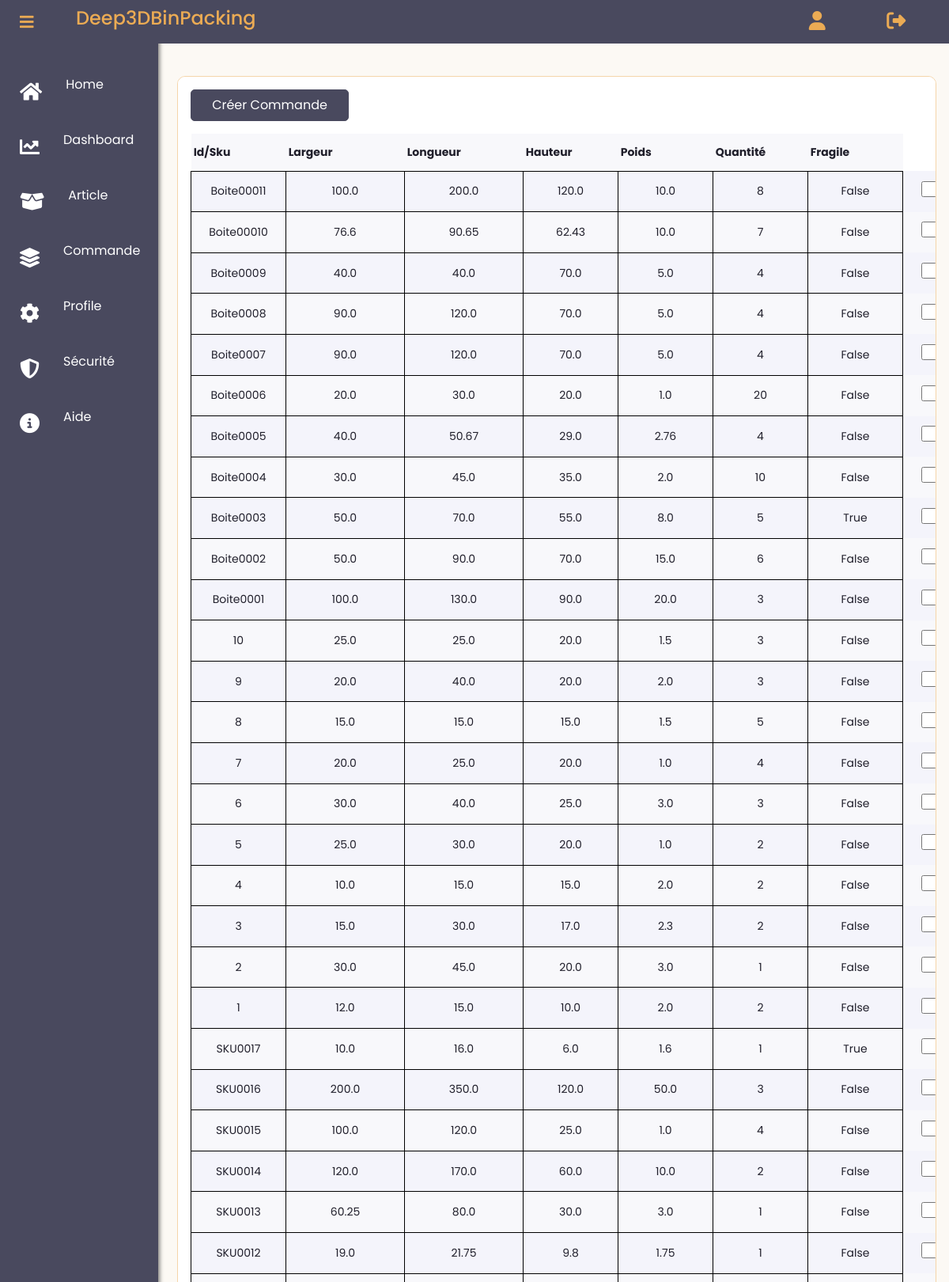
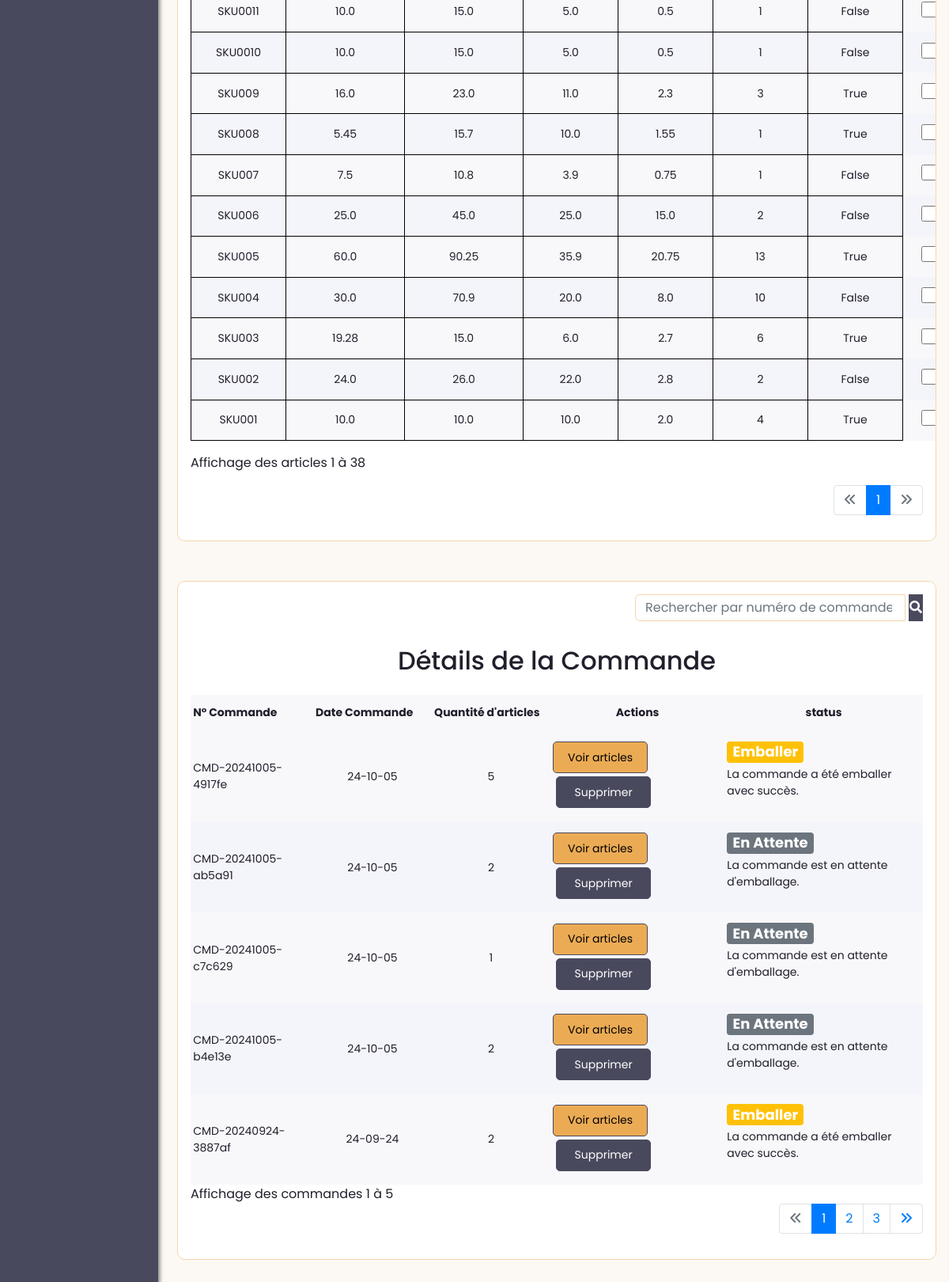
Before: /articles (signed in) with the older database file (2 pictures, top to bottom).
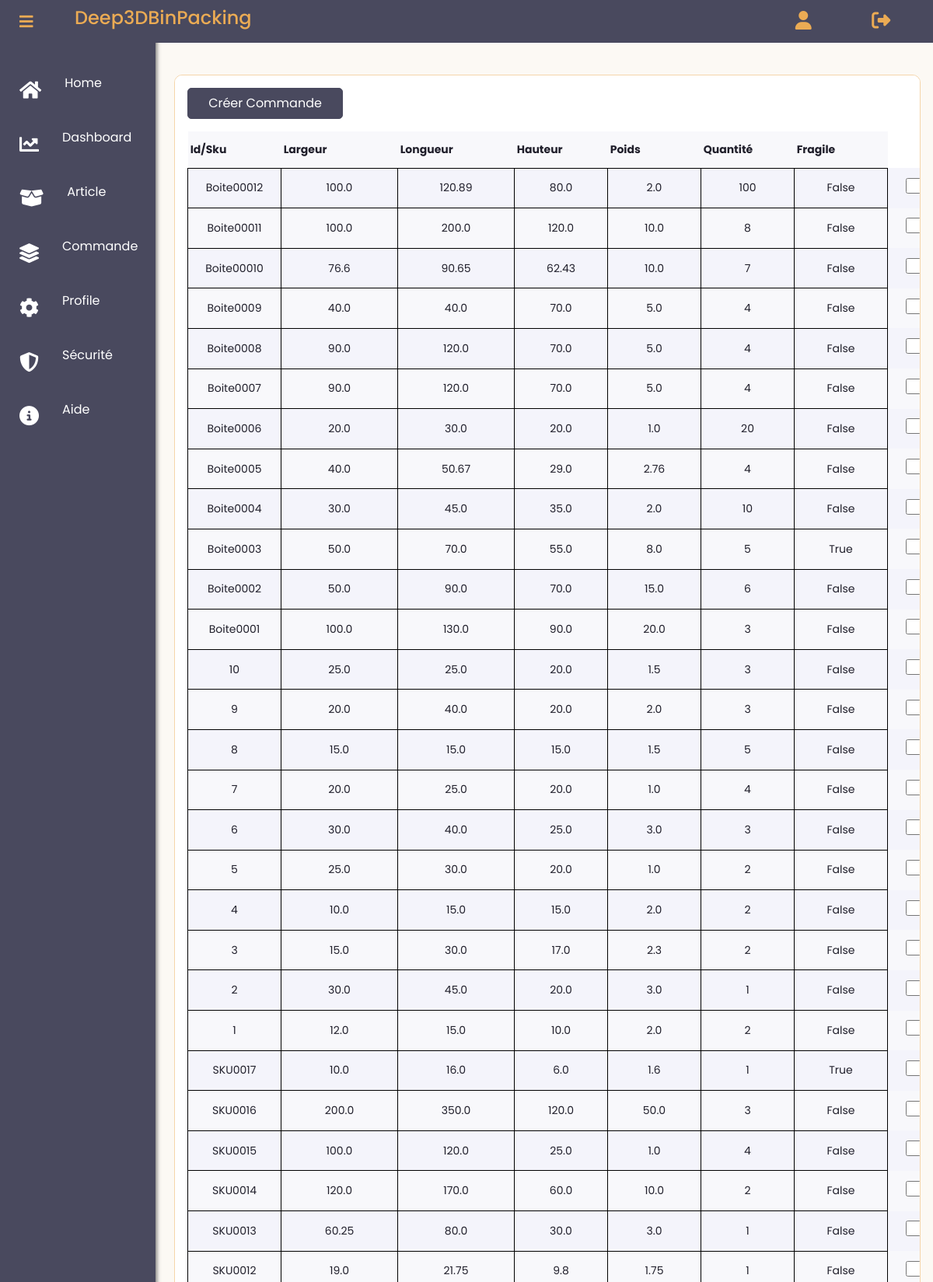
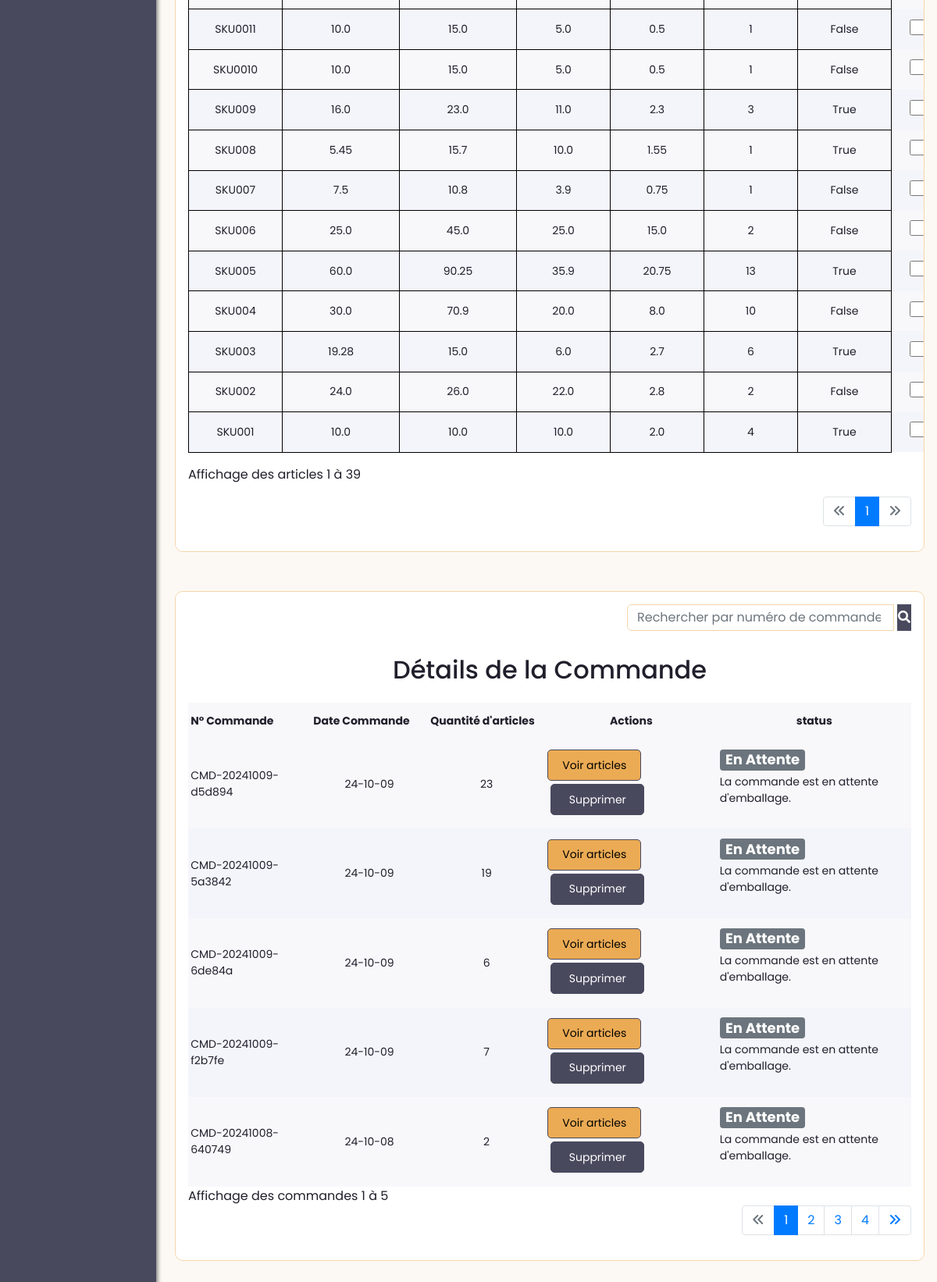
After: the same page with the newer database file (2 pictures, top to bottom).
### app/models.py (models this page shows, shortened)
class Article(db.Model):
    __tablename__ = 'Article'
    id = db.Column(db.Integer, primary_key=True, autoincrement=True)
    user_id = db.Column(db.Integer(), db.ForeignKey('User.id'))
    sku = db.Column(db.String(30), nullable=False)
    largeur = db.Column(db.Float(precision=5), nullable=False)
    longueur = db.Column(db.Float(precision=5), nullable=False)
    hauteur = db.Column(db.Float(precision=5), nullable=False)
    poids = db.Column(db.Float(precision=5), nullable=False)
    quantite = db.Column(db.Integer(), nullable=False)
    fragile = db.Column(db.Boolean(), default=False)
    date_creation = db.Column(db.Date,default=dt_date.today())
    commandes = db.relationship('Commande', secondary=association_table_article_commande, back_populates='articles')

class Commande(db.Model):
    __tablename__ = 'Commande'
    id = db.Column(db.Integer, primary_key=True, autoincrement=True)
    date_creation = db.Column(db.Date, default=dt_date.today())
    numero_commande = db.Column(db.String(50), unique=True, nullable=False)
    user_id = db.Column(db.Integer, db.ForeignKey('User.id'))
    status = db.Column(db.String(20), nullable=False, default='En Attente')  # Exemple : 'pending', 'cancelled', 'validated'
    conteneurs = db.relationship('Conteneur', secondary=association_table_commande_conteneur, back_populates='commandes')
    articles = db.relationship('Article', secondary=association_table_article_commande, back_populates='commandes')

### app/routes.py (the view)
@app.route("/articles", methods=['GET', 'POST'])
@login_required
def article():
    selected_articles = session.get('selected_articles', [])  # Récupérer les articles sélectionnés depuis la session
    page = request.args.get('page', 1, type=int)
    number_articles_per_page = 40  # Nombre d'articles par page
    articles_query = Article.query.filter_by(user_id=current_user.id).order_by(Article.id.desc())
    articles_pagination = articles_query.paginate(page=page, per_page=number_articles_per_page, error_out=False)
    start_index = (articles_pagination.page - 1) * articles_pagination.per_page + 1
    end_index = min(articles_pagination.page * articles_pagination.per_page, articles_query.count())
    user_commandes = Commande.query.filter_by(user_id=current_user.id).all()
    search_commandes = request.args.get('search_commandes')
    search_commandes = request.args.get('search_commandes')
    commande_page = request.args.get('commande_page', 1, type=int)
    per_page = 5
    if search_commandes:
        commandes_query = Commande.query.filter(
            Commande.user_id == current_user.id,  # Filtre par utilisateur
            (
                Commande.numero_commande.ilike(f'%{search_commandes}%') |
            (   Commande.date_creation.ilike(f'%{search_commandes}%')) |
                Commande.status.ilike(f'%{search_commandes}%')
            )
        )
    else:
        commandes_query = Commande.query.filter_by(user_id=current_user.id).order_by(Commande.id.desc())
    commandes_pagination = commandes_query.paginate(page=commande_page, per_page=per_page, error_out=False)
    pagination_args = Pagination(page=commande_page, per_page=per_page, total=commandes_query.count(), css_framework='bootstrap4')
    start_indexc = (commandes_pagination.page - 1) * commandes_pagination.per_page + 1
    end_indexc = min(commandes_pagination.page * commandes_pagination.per_page, commandes_query.count())
    commandes = commandes_pagination.items
    print(f"Nombre de commandes trouvées: {commandes_query.count()}")
    for commande in user_commandes:
        if len(commande.articles) == 0:
            db.session.delete(commande)
    user_commandes = [commande for commande in Commande.query.filter_by(user_id=current_user.id).all() if len(commande.articles) > 0]
    return render_template(
        'user_dashboard/list_article.html',
        selected_articles=selected_articles,
        start_index=start_index,
        end_index=end_index,
        start_indexc=start_indexc,
        end_indexc=end_indexc,
        articles=articles_pagination.items,
        articles_pagination=articles_pagination,
        commandes_pagination=commandes_pagination,
        commandes=commandes,
        pagination_args=pagination_args,
        user_commandes=user_commandes
    )

### app/templates/user_dashboard/list_article.html (shortened to what this page needs)
{% extends "user_dashboard/layout.html" %}
{% block content %}
{% if articles %}
<div class="card detail container">
  <div class="detail-header">
    <form method="POST" action="{{ url_for('create_commande') }}">
      <button type="submit" class="mb-3 download" style="background-color: #49495e; color: #fff; border: 1px solid #49495e; height: 40px;width: 200px;">Créer Commande</button>
      <table>
        <tr>
          <th>Id/Sku</th>
          <th>Largeur</th>
          <th>Longueur</th>
          <th>Hauteur</th>
          <th>Poids</th>
          <th>Quantité</th>
          <th>Fragile</th>
        </tr>
        {% for article in articles_pagination.items %}
        <tr>
          <td style="border: 1px solid black; padding: 5px; text-align: center;">{{ article.sku }}</td>
          <td style="border: 1px solid black; padding: 5px; text-align: center;">{{ article.largeur }}</td>
          <td style="border: 1px solid black; padding: 5px; text-align: center;">{{ article.longueur }}</td>
          <td style="border: 1px solid black; padding: 5px; text-align: center;">{{ article.hauteur }}</td>
          <td style="border: 1px solid black; padding: 5px; text-align: center;">{{ article.poids }}</td>
          <td style="border: 1px solid black; padding: 5px; text-align: center;">{{ article.quantite }}</td>
          <td style="border: 1px solid black; padding: 5px; text-align: center;">{{ article.fragile }}</td>
          <td>
            <input
              style="width: 20px; height: 20px; margin-left: 20px;"
              type="checkbox"
              name="selected_articles"
              value="{{ article.id }}"
              {% if article.id in selected_articles %}checked{% endif %}>
          </td>
        </tr>
        {% endfor %}
      </table>
      <div class="mt-3">
        Affichage des articles {{ start_index }} à {{ end_index }}
      </div>
    </form>
  </div>
  <nav aria-label="Page navigation example">
    <ul class="pagination justify-content-end mt-3">
      <li class="page-item {% if not articles_pagination.has_prev %}disabled{% endif %}">
        <a class="page-link" {% if articles_pagination.has_prev %}href="{{ url_for('article', page=articles_pagination.prev_num) }}"{% endif %}><i class="fa-solid fa-angles-left"></i></a>
      </li>
      {% for page_num in articles_pagination.iter_pages() %}
        {% if page_num %}
          <li class="page-item {% if page_num == articles_pagination.page %}active{% endif %}">
            <a class="page-link" href="{{ url_for('article', page=page_num) }}">{{ page_num }}</a>
          </li>
        {% else %}
          <li class="page-item disabled">
            <a class="page-link" href="#">...</a>
          </li>
        {% endif %}
      {% endfor %}
      <li class="page-item {% if not articles_pagination.has_next %}disabled{% endif %}">
        <a class="page-link" {% if articles_pagination.has_next %}href="{{ url_for('article', page=articles_pagination.next_num) }}"{% endif %}><i class="fa-solid fa-angles-right"></i></a>
      </li>
    </ul>
  </nav>
  {% endif %}
</div>
<div class="card detail container" style="margin-top: 50px;">
  <form class="form-inline justify-content-end mb-3" method="get" action="{{ url_for('article') }}">
    <div class="input-group">
      <input class="form-control mr-sm-1" type="search" placeholder="Rechercher par numéro de commande ou date..." aria-label="search_commandes" name="search_commandes">
      <button type="submit" class="bto btn-primary"><i class="fa fa-search"></i></button>
    </div>
  </form>
{% if commandes %}
  <div class="text-center"><h2>Détails de la Commande</h2></div>
  <div class="detail-header">
  <table class="">
      <thead>
          <tr>
              <th scope="col">N° Commande</th>
              <th scope="col">Date Commande</th>
              <th scope="col">Quantité d'articles</th>
              <th scope="col" class="text-center">Actions</th>
              <th scope="col" class="text-center">status</th>
          </tr>
      </thead>
      <tbody>
        {% for commande in commandes %}
          <tr>
              <td>{{ commande.numero_commande }}</td>
              <td class="text-center">
                {% if commande.date_creation %}
                    {{ commande.date_creation.strftime('%y-%m-%d') }}
                {% else %}
                    Date de création non disponible
                {% endif %}
            </td>
              <td class="text-center">{{ commande.articles|length }}</td>
              <td>
                  <button class="" data-bs-toggle="modal" style="background-color: #ebab54; border: #ebab54; color: black; border: 1px solid #49495e; height: 40px;" data-bs-target="#commandeDetailsModal-{{ commande.id }}">Voir articles</button>
                  <button type="button" class="btn-sm m-1 delete"  style="background-color: #49495e; color: #fff; border: 1px solid #49495e; height: 40px;" data-toggle="modal" data-target="#deleteModal{{commande.id}}">Supprimer</button>
              </td>
              <td>
                {% if commande.status == 'Annuler' %}
                  <span class="badge bg-danger mb-2" style="font-size: 18px; color:#fff">{{ commande.status }}</span>
                  <p>La commande a été annulée.</p>
                {% elif commande.status == 'Valider' %}
                  <span class="badge bg-success mb-1" style="font-size: 18px; color:#fff">{{ commande.status }}</span>
                  <p>La commande a été validée et est en cours de traitement.</p>
                  {% elif commande.status == 'Emballer' %}
                  <span class="badge bg-warning mb-1" style="font-size: 18px; color:#fff">{{ commande.status }}</span>
                  <p>La commande a été emballer avec succès.</p>
                {% else %}
                  <span class="badge bg-secondary mb-1" style="font-size: 18px; color:#fff">{{ commande.status }}</span>
                  <p>La commande est en attente d'emballage.</p>
                {% endif %}
              </td>
          </tr>
          {% endfor %}
      </tbody>
  </table>
</div>
Affichage des commandes {{ start_indexc }} à {{ end_indexc }}
<nav aria-label="Page navigation example mt-3">
  <ul class="pagination justify-content-end">
    <li class="page-item {% if not commandes_pagination.has_prev %}disabled{% endif %}">
      <a class="page-link" {% if commandes_pagination.has_prev %}href="{{ url_for('article', commande_page=commandes_pagination.prev_num) }}"{% endif %}><i class="fa-solid fa-angles-left"></i></a>
    </li>
    {% for page_num in commandes_pagination.iter_pages() %}
      {% if page_num %}
        <li class="page-item {% if page_num == commandes_pagination.page %}active{% endif %}">
          <a class="page-link"  href="{{ url_for('article', commande_page=page_num) }}">{{ page_num }}</a>
        </li>
      {% else %}
        <li class="page-item disabled">
          <a class="page-link"  href="#">...</a>
        </li>
      {% endif %}
    {% endfor %}
    <li class="page-item {% if not commandes_pagination.has_next %}disabled{% endif %}">
      <a class="page-link" {% if commandes_pagination.has_next %}href="{{ url_for('article', commande_page=commandes_pagination.next_num) }}"{% endif %}><i class="fa-solid fa-angles-right"></i></a>
    </li>
  </ul>
</nav>
{% else %}
<div class="alert-warning text-center">
  Aucune commandes trouvées
</div>
</div>
{% endif %}
{% endblock content %}

### app/templates/user_dashboard/layout.html (shortened to what this page needs)
<!DOCTYPE html>
<html>
<head>
    <link rel="stylesheet" href="https://maxcdn.bootstrapcdn.com/bootstrap/4.0.0/css/bootstrap.min.css">
       <link href="https://cdnjs.cloudflare.com/ajax/libs/font-awesome/5.15.3/css/all.min.css" rel="stylesheet">
       <link rel="stylesheet" type="text/css" href="{{ url_for('static', filename='client/main.css') }}">
       <link rel="stylesheet" type="text/css" href="{{ url_for('static', filename='client/account.css') }}">
</head>
    <body>
      <nav class="navbar ">
        <a class="deep" style="color: #ebab54; text-decoration: none;" href="{{ url_for('home') }}">
          <h4>Deep3DBinPacking</h4>
        </a>
        <div class="profile">
          {% if current_user.is_authenticated %}
          <a href="{{ url_for('account') }}"><i class="fa-solid fa-user " style="font-size: 24px; color: #ebab54;"></i></a>
          <a href="{{ url_for('logout') }}"><i class="fa-solid fa-right-from-bracket" style="font-size: 24px; color: #ebab54;"></i> </a>
          {% endif %}
        </div>
      </nav>
      <label class="side-toggle" for="toggle"><span class="fas fa-bars"></span></label>
      <div class="sidebar">
        <div class="sidebar-menu">
          <span class="fas fa-home"></span><a style="text-decoration: none; color: white; " href="{{url_for('home')}}"><p>Home</p></a>
        </div>
        <div class="sidebar-menu">
          <span class="fas fa-chart-line"></span>
          <a style="text-decoration: none; color: white;" href="{{url_for('acceuil_client')}}">
            <p>Dashboard</p>
          </a>
        </div>
        <div class="sidebar-menu">
          <span class="fa-solid fa-box-open"></span>
          <a style="text-decoration: none; color: white;" href="{{url_for('new_article')}}">
            <p>Article</p>
          </a>
        </div>
        <div class="sidebar-menu">
          <span class="fas fa-layer-group"></span>
          <a style="text-decoration: none; color: white;" href="{{ url_for('article') }}">
            <p>Commande</p>
          </a>
        </div>
        <div class="sidebar-menu">
          <span class="fas fa-cog"></span><a style="text-decoration: none; color: white; " href="{{url_for('account')}}"><p>Profile</p></a>
        </div>
        <div class="sidebar-menu">
          <span class="fas fa-shield-halved"></span><a style="text-decoration: none; color: white; " href="{{url_for('securite')}}"><p>Sécurité</p></a>
        </div>
        <div class="sidebar-menu">
          <span class="fa-solid fa-circle-info"></span><a style="text-decoration: none; color: white;" href="{{url_for('about')}}"><p>Aide</p></a>
        </div>
      </div>
      <main role="main">
        <div class="row">
          <div class="col-lg-12">
            {% block content %}{% endblock %}
          </div>
        </div>
      </main>
    </body>
</html>

Changed rows visible on the page:
no longer on this page (row unchanged): Commande: numero_commande "CMD-20241005-4917fe", date_creation "24-10-05", articles|length "5", status "Emballer"
no longer on this page (row unchanged): Commande: numero_commande "CMD-20241005-ab5a91", date_creation "24-10-05", articles|length "2", status "En Attente"
no longer on this page (row unchanged): Commande: numero_commande "CMD-20241005-c7c629", date_creation "24-10-05", articles|length "1", status "En Attente"
no longer on this page (row unchanged): Commande: numero_commande "CMD-20241005-b4e13e", date_creation "24-10-05", articles|length "2", status "En Attente"
no longer on this page (row unchanged): Commande: numero_commande "CMD-20240924-3887af", date_creation "24-09-24", articles|length "2", status "Emballer"
added Article: sku "Boite00012", largeur "100.0", longueur "120.89", hauteur "80.0", poids "2.0", quantite "100", fragile "False"
added Commande: numero_commande "CMD-20241009-d5d894", date_creation "24-10-09", articles|length "23", status "En Attente"
added Commande: numero_commande "CMD-20241009-5a3842", date_creation "24-10-09", articles|length "19", status "En Attente"
added Commande: numero_commande "CMD-20241009-6de84a", date_creation "24-10-09", articles|length "6", status "En Attente"
added Commande: numero_commande "CMD-20241009-f2b7fe", date_creation "24-10-09", articles|length "7", status "En Attente"
added Commande: numero_commande "CMD-20241008-640749", date_creation "24-10-08", articles|length "2", status "En Attente"
Other visible differences:
{{ end_index }}: "38" → "39"
new list line: "4"
